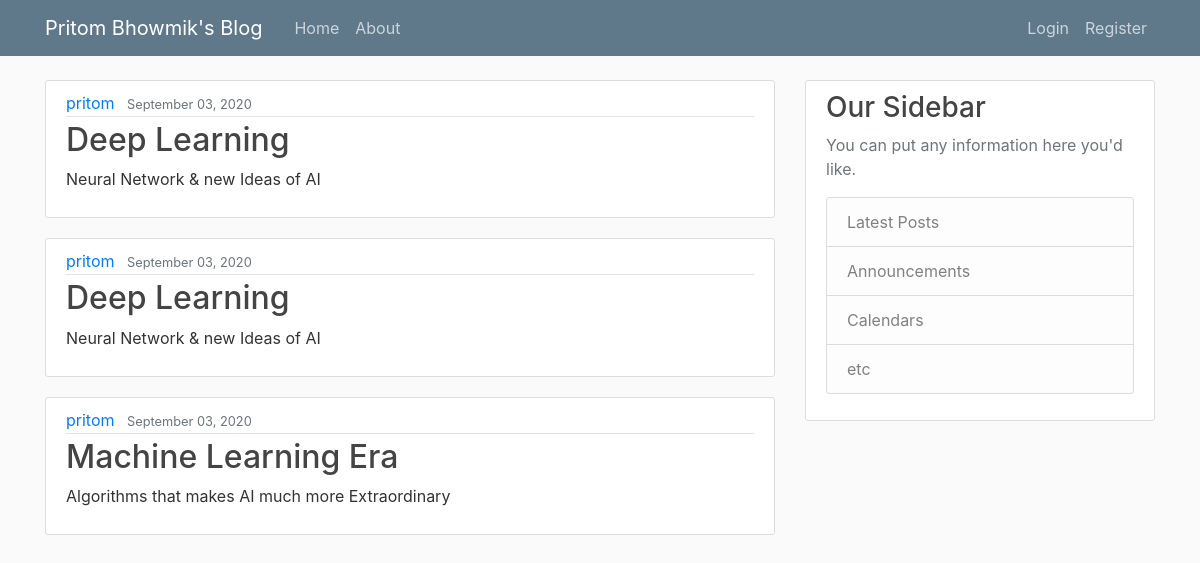
The app's page /, older data.
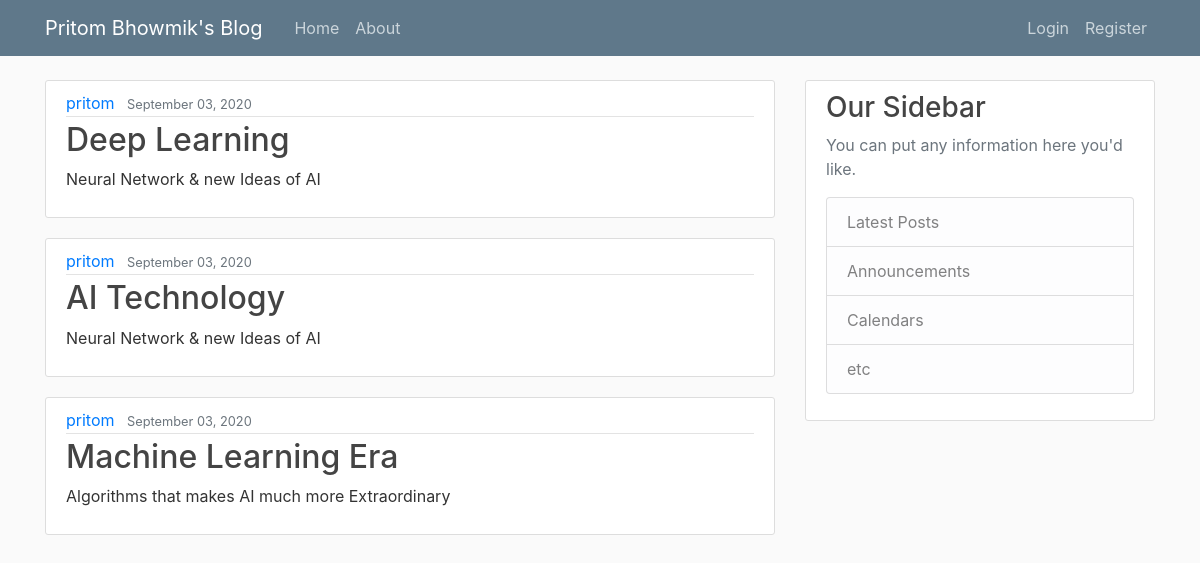
The same page, newer data.
### blog/models.py (models this page shows, shortened)
class Post(models.Model):
    title = models.CharField(max_length=100)
    content = models.TextField()
    date_posted = models.DateTimeField(default=timezone.now)
    author = models.ForeignKey(User, on_delete=models.CASCADE)

### blog/views.py (the view)
# urls.py: path('', views.home, name='blog-home'),
def home(request):
    context = {
        'posts': Post.objects.all()
    }
    return render(request, 'blog/home.html', context)

### blog/templates/blog/home.html
{% extends "blog/base.html" %} {% block content %} {% for post in posts %}
<article class="media content-section">
  <div class="media-body">
    <div class="article-metadata">
      <a class="mr-2" href="#">{{ post.author }}</a>
      <small class="text-muted">{{ post.date_posted |date:"F d, Y" }}</small>
    </div>
    <h2><a class="article-title" href="#">{{ post.title }}</a></h2>
    <p class="article-content">{{ post.content }}</p>
  </div>
</article>
{% endfor %} {% endblock content %}

Row changes from the older to the newer data that the page shows:
changed Post: title "Deep Learning" → "AI Technology"
